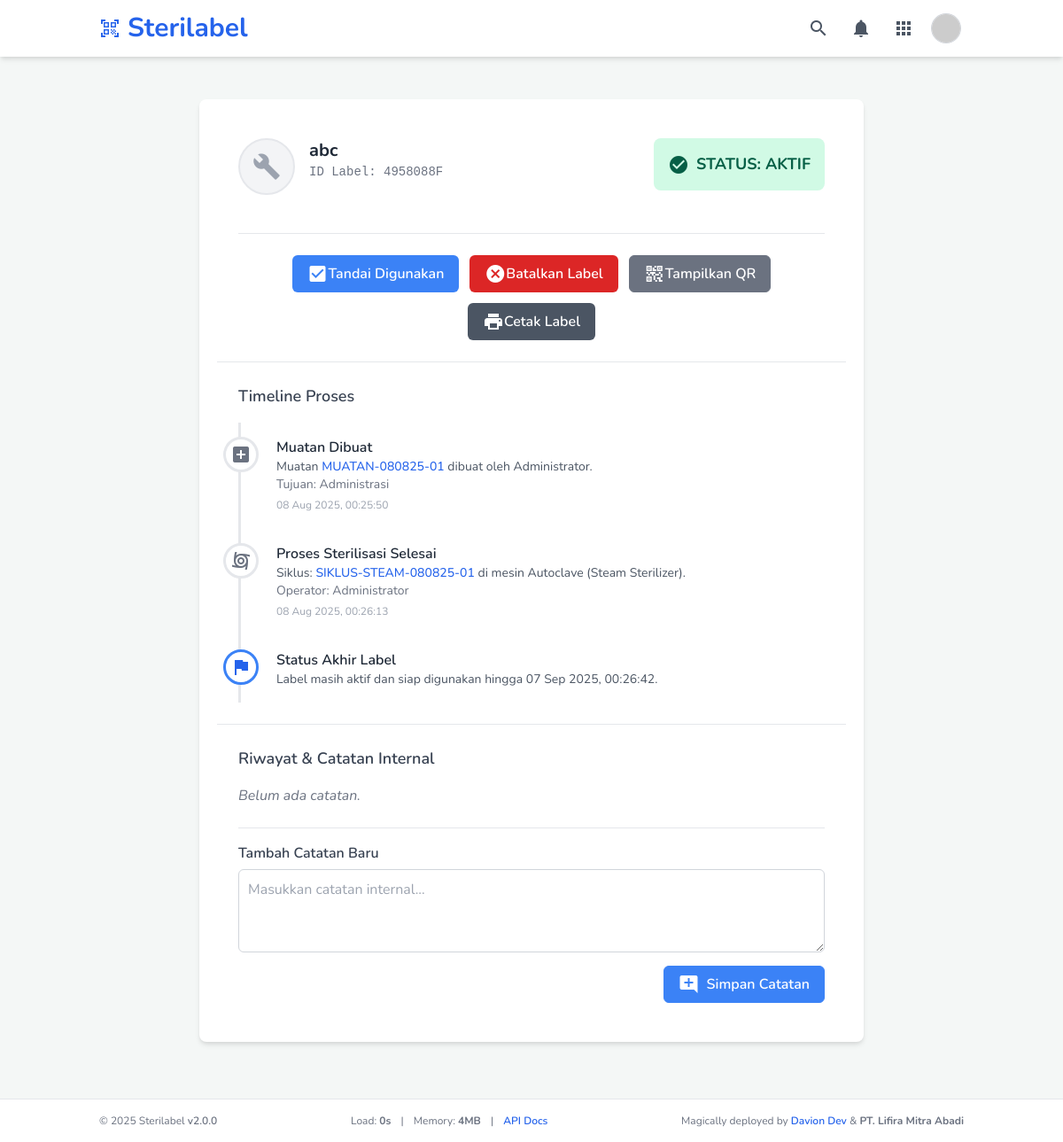
Screenshot of /verify_label.php?uid=4958088F (signed in) with the database file from the repository.
### tables this page shows
CREATE TABLE `sterilization_records` (
  `record_id` int(11) NOT NULL,
  `label_unique_id` varchar(50) NOT NULL,
  `item_id` int(11) NOT NULL,
  `cycle_id` int(11) DEFAULT NULL,
  `load_id` int(11) DEFAULT NULL,
  `destination_department_id` int(11) DEFAULT NULL,
  `load_item_id` int(11) DEFAULT NULL,
  `item_type` enum('instrument','set') NOT NULL,
  `label_title` varchar(255) NOT NULL,
  `created_by_user_id` int(11) DEFAULT NULL,
  `created_at` timestamp NULL DEFAULT current_timestamp(),
  `expiry_date` timestamp NULL DEFAULT NULL,
  `status` varchar(25) NOT NULL,
  `used_at` timestamp NULL DEFAULT NULL COMMENT 'Tanggal dan waktu label ditandai sebagai digunakan',
  `validated_by_user_id` int(11) DEFAULT NULL COMMENT 'ID pengguna yang melakukan validasi (mengubah status dari pending_validation ke active)',
  `validated_at` timestamp NULL DEFAULT NULL COMMENT 'Tanggal dan waktu label divalidasi dan diaktifkan',
  `notes` text DEFAULT NULL,
  `label_items_snapshot` text DEFAULT NULL COMMENT 'JSON snapshot dari item dan kuantitas untuk label ini jika item_type adalah set',
  `print_status` varchar(20) NOT NULL DEFAULT 'pending' COMMENT 'pending, printed',
  `action_ip_address` varchar(45) DEFAULT NULL COMMENT 'IP address from public action',
  `action_user_agent` text DEFAULT NULL COMMENT 'User agent details from public action',
  `usage_proof_filename` varchar(255) DEFAULT NULL,
  `issue_proof_filename` varchar(255) DEFAULT NULL,
  `print_count` int(11) NOT NULL DEFAULT 0 COMMENT 'Menghitung berapa kali label dicetak'
);

CREATE TABLE `sterilization_loads` (
  `load_id` int(11) NOT NULL,
  `load_name` varchar(255) NOT NULL COMMENT 'Nama deskriptif untuk muatan, misal: Autoklaf A - Pagi 25/06',
  `notes` text DEFAULT NULL,
  `created_by_user_id` int(11) DEFAULT NULL,
  `machine_id` int(11) DEFAULT NULL,
  `load_type` enum('Rutin','Cito/Darurat','Jadwal Operasi') NOT NULL DEFAULT 'Rutin' COMMENT 'Jenis muatan untuk klasifikasi',
  `priority` enum('Normal','Tinggi','Urgent') NOT NULL DEFAULT 'Normal' COMMENT 'Prioritas pengerjaan muatan',
  `destination_department_id` int(11) DEFAULT NULL,
  `packaging_type_id` int(11) DEFAULT NULL,
  `cycle_id` int(11) DEFAULT NULL COMMENT 'Diisi saat muatan dijalankan dalam siklus',
  `status` varchar(50) NOT NULL DEFAULT 'persiapan' COMMENT 'persiapan, berjalan, menunggu_validasi, selesai, gagal',
  `created_at` timestamp NULL DEFAULT current_timestamp(),
  `updated_at` timestamp NULL DEFAULT current_timestamp() ON UPDATE current_timestamp()
);

CREATE TABLE `users` (
  `user_id` int(11) NOT NULL,
  `username` varchar(50) NOT NULL,
  `email` varchar(100) DEFAULT NULL,
  `password_hash` varchar(255) NOT NULL,
  `full_name` varchar(100) DEFAULT NULL,
  `role` enum('admin','staff','supervisor') NOT NULL DEFAULT 'staff',
  `created_at` timestamp NULL DEFAULT current_timestamp()
);

CREATE TABLE `departments` (
  `department_id` int(11) NOT NULL,
  `department_name` varchar(100) NOT NULL,
  `is_active` tinyint(1) NOT NULL DEFAULT 1,
  `created_at` timestamp NOT NULL DEFAULT current_timestamp()
);

CREATE TABLE `sterilization_cycles` (
  `cycle_id` int(11) NOT NULL,
  `machine_name` varchar(255) NOT NULL,
  `cycle_number` varchar(100) NOT NULL,
  `cycle_date` datetime NOT NULL,
  `operator_user_id` int(11) DEFAULT NULL,
  `status` varchar(50) NOT NULL DEFAULT 'menunggu_validasi' COMMENT 'completed, failed, menunggu_validasi',
  `notes` text DEFAULT NULL,
  `created_at` timestamp NOT NULL DEFAULT current_timestamp()
);

### verify_label.php (the view, shortened to what this page needs)
<?php
require_once 'header.php';
$labelDetails = null;
$pageErrorMessage = '';
$labelStatusClass = 'bg-gray-100 text-gray-800';
$labelUniqueIdFromGet = trim($_GET['uid'] ?? '');
$conn = connectToDatabase();
if ($conn) {
    $sql = "SELECT
                sr.*, sr.usage_proof_filename, sr.issue_proof_filename,
                creator.full_name as creator_full_name,
                validator.full_name as validator_full_name,
                sc.machine_name, sc.cycle_number, sc.cycle_date, sc.status as cycle_status,
                cycle_operator.full_name as cycle_operator_name,
                sl.load_name, sl.created_at as load_created_at, load_creator.full_name as load_creator_name,
                dest_dept.department_name as destination_department_name,
                i.image_filename
            FROM sterilization_records sr
            LEFT JOIN users creator ON sr.created_by_user_id = creator.user_id
            LEFT JOIN sterilization_loads sl ON sr.load_id = sl.load_id
            LEFT JOIN users load_creator ON sl.created_by_user_id = load_creator.user_id
            LEFT JOIN sterilization_cycles sc ON sl.cycle_id = sc.cycle_id
            LEFT JOIN users cycle_operator ON sc.operator_user_id = cycle_operator.user_id
            LEFT JOIN users validator ON sr.validated_by_user_id = validator.user_id
            LEFT JOIN departments dest_dept ON sl.destination_department_id = dest_dept.department_id
            LEFT JOIN instruments i ON sr.item_type = 'instrument' AND sr.item_id = i.instrument_id
            WHERE sr.label_unique_id = ?";
    if ($stmt = $conn->prepare($sql)) {
        $stmt->bind_param("s", $labelUniqueIdFromGet);
        $stmt->execute();
        $result = $stmt->get_result();
        if ($result && $result->num_rows === 1) {
            $labelDetails = $result->fetch_assoc();
            $statusInfo = getUniversalStatusBadge($labelDetails['status']);
            $labelDetails['status_display'] = $statusInfo['text'];
            $labelStatusClass = $statusInfo['class'];
        } else {
            $pageErrorMessage = "Label dengan ID '" . htmlspecialchars($labelUniqueIdFromGet) . "' tidak ditemukan.";
        }
    } else {
        $pageErrorMessage = "Gagal mempersiapkan query: " . $conn->error;
    }
}
?>
<main class="container mx-auto px-4 sm:px-6 py-8">
    <div class="label-view-wrapper">
        <?php if (!empty($pageErrorMessage)): ?>
            <div class="alert alert-danger" role="alert"><span class="material-icons">error_outline</span><span><?php echo htmlspecialchars($pageErrorMessage); ?></span></div>
        <?php elseif ($labelDetails): ?>
            <div class="card p-0">
                <div class="p-6 border-b">
                    <div class="flex flex-col md:flex-row md:justify-between md:items-start gap-4">
                        <div class="flex items-start gap-4">
                            <div id="itemThumbnail" class="item-thumbnail"
                                data-image-src="<?php
                                ?>"
                                data-item-type="<?php echo htmlspecialchars($labelDetails['item_type']); ?>">
                                <?php
                                $hasImage = !empty($labelDetails['image_filename']) && file_exists('uploads/instruments/' . $labelDetails['image_filename']);
                                if ($labelDetails['item_type'] === 'instrument') {
                                    if ($hasImage) {
                                        echo '<img src="uploads/instruments/' . htmlspecialchars($labelDetails['image_filename']) . '" alt="Gambar Instrumen">';
                                    } else {
                                        echo '<span class="material-icons">build</span>';
                                    }
                                } else {
                                    echo '<span class="material-icons">inventory_2</span>';
                                }
                                ?>
                            </div>
                            <div>
                                <h2 class="text-xl font-bold text-gray-800"><?php echo htmlspecialchars($labelDetails['label_title']); ?></h2>
                                <p class="font-mono text-sm text-gray-500">ID Label: <?php echo htmlspecialchars($labelDetails['label_unique_id']); ?></p>
                            </div>
                        </div>
                        <div class="label-status-banner <?php echo $labelStatusClass; ?> w-full md:w-auto mt-2 md:mt-0">
                            <span class="material-icons"></span>
                            <span>Status: <?php echo htmlspecialchars($labelDetails['status_display']); ?></span>
                        </div>
                    </div>
                    <div class="label-action-container !justify-start !text-left !p-0 !border-0 mt-4">
                        <?php if ($labelDetails['status'] === 'active'): ?>
                            <button type="button" id="openConfirmUsedModalBtn" class="btn bg-blue-500 text-white hover:bg-blue-600"><span class="material-icons">check_box</span>Tandai Digunakan</button>
                            <?php if ($userRole === 'admin' || $userRole === 'supervisor'): ?>
                                <button type="button" id="openVoidModalBtn" class="btn bg-red-600 text-white hover:bg-red-700"><span class="material-icons">cancel</span>Batalkan Label</button>
                            <?php endif; ?>
                        <?php endif; ?>
                        <button type="button" id="showQrBtn" class="btn btn-secondary"><span class="material-icons">qr_code_2</span>Tampilkan QR</button>
                        <?php
                            $isPrintable = in_array($labelDetails['status'], ['active', 'used']);
                            $printBtnClass = $isPrintable ? 'bg-gray-600 text-white hover:bg-gray-700' : 'bg-gray-300 text-gray-500 cursor-not-allowed';
                            $printBtnTitle = $isPrintable ? 'Cetak Ulang Label' : 'Label dengan status ini tidak dapat dicetak';
                        ?>
                        <a href="<?php echo $isPrintable ? 'print_router.php?label_uid=' . htmlspecialchars($labelDetails['label_unique_id']) : '#'; ?>"
                           target="<?php echo $isPrintable ? '_blank' : '_self'; ?>"
                           class="btn <?php echo $printBtnClass; ?>"
                           title="<?php echo $printBtnTitle; ?>"
                           <?php if (!$isPrintable) echo 'onclick="event.preventDefault();"'; ?>>
                           <span class="material-icons">print</span>Cetak Label
                        </a>
                    </div>
                </div>
                <div class="p-6">
                    <h3 class="text-lg font-semibold text-gray-700 mb-4">Timeline Proses</h3>
                    <div class="timeline">
                        <div class="timeline-item">
                            <div class="timeline-icon bg-gray-100"><span class="material-icons text-gray-500">add_box</span></div>
                            <p class="font-semibold text-gray-800">Muatan Dibuat</p>
                            <p class="text-sm text-gray-600">Muatan <a href="load_detail.php?load_id=<?php echo $labelDetails['load_id']; ?>" class="font-medium text-blue-600 hover:underline"><?php echo htmlspecialchars($labelDetails['load_name'] ?? '-'); ?></a> dibuat oleh <?php echo htmlspecialchars($labelDetails['load_creator_name'] ?? 'N/A'); ?>.</p>
                            <p class="text-sm text-gray-500">Tujuan: <?php echo htmlspecialchars($labelDetails['destination_department_name'] ?? 'Stok Umum'); ?></p>
                            <time class="text-xs text-gray-400"><?php echo (new DateTime($labelDetails['load_created_at']))->format('d M Y, H:i:s'); ?></time>
                        </div>
                        <div class="timeline-item">
                            <div class="timeline-icon bg-gray-100"><span class="material-icons text-gray-500">cyclone</span></div>
                            <p class="font-semibold text-gray-800">Proses Sterilisasi Selesai</p>
                            <p class="text-sm text-gray-600">Siklus: <a href="cycle_detail.php?cycle_id=<?php echo $labelDetails['cycle_id']; ?>" class="font-medium text-blue-600 hover:underline"><?php echo htmlspecialchars($labelDetails['cycle_number'] ?? '-'); ?></a> di mesin <?php echo htmlspecialchars($labelDetails['machine_name'] ?? '-'); ?>.</p>
                            <p class="text-sm text-gray-500">Operator: <?php echo htmlspecialchars($labelDetails['cycle_operator_name'] ?? 'N/A'); ?></p>
                            <time class="text-xs text-gray-400"><?php echo (new DateTime($labelDetails['cycle_date']))->format('d M Y, H:i:s'); ?></time>
                        </div>
                        <div class="timeline-item timeline-item-final">
                            <div class="timeline-icon bg-blue-100"><span class="material-icons text-blue-600">flag</span></div>
                            <p class="font-semibold text-gray-800">Status Akhir Label</p>
                            <?php if($labelDetails['status'] === 'used' && !empty($labelDetails['used_at'])): ?>
                                <p class="text-sm text-gray-600">Telah digunakan pada <?php echo (new DateTime($labelDetails['used_at']))->format('d M Y, H:i:s'); ?>.</p>
                                <?php if (!empty($labelDetails['usage_proof_filename']) && file_exists('uploads/usage_proof/' . $labelDetails['usage_proof_filename'])): ?>
                                    <div class="proof-thumbnail-container">
                                        <img src="uploads/usage_proof/<?php echo htmlspecialchars($labelDetails['usage_proof_filename']); ?>" alt="Bukti Penggunaan" class="proof-thumbnail" onclick="showImageModal('uploads/usage_proof/<?php echo htmlspecialchars($labelDetails['usage_proof_filename']); ?>', 'instrument')">
                                    </div>
                                <?php endif; ?>
                            <?php elseif($labelDetails['status'] === 'expired'): ?>
                                <p class="text-sm text-gray-600">Kedaluwarsa pada <?php echo (new DateTime($labelDetails['expiry_date']))->format('d M Y, H:i:s'); ?>.</p>
                            <?php elseif($labelDetails['status'] === 'voided'): ?>
                                <p class="text-sm text-gray-600 font-medium">Dibatalkan secara administratif.</p>
                            <?php else: ?>
                                <p class="text-sm text-gray-600">Label masih aktif dan siap digunakan hingga <?php echo (new DateTime($labelDetails['expiry_date']))->format('d M Y, H:i:s'); ?>.</p>
                            <?php endif; ?>
                        </div>
                    </div>
                </div>
                <div class="p-6 border-t">
                    <h3 class="text-lg font-semibold text-gray-700 mb-4">Riwayat & Catatan Internal</h3>
                    <div class="note-history-container">
                    </div>
                    <?php if (in_array($userRole, ['admin', 'supervisor'])): ?>
                        <form action="php_scripts/label_add_note.php" method="POST" class="mt-6 border-t pt-4">
                            <div>
                                <label for="internal_note" class="form-label font-medium">Tambah Catatan Baru</label>
                                <textarea name="note" id="internal_note" rows="3" class="form-input" placeholder="Masukkan catatan internal..." required></textarea>
                            </div>
                            <div class="text-right mt-2">
                                <button type="submit" class="btn btn-primary"><span class="material-icons mr-2">add_comment</span>Simpan Catatan</button>
                            </div>
                        </form>
                    <?php endif; ?>
                </div>
            </div>
        <?php endif; ?>
    </div>
</main>
<?php require_once 'footer.php'; ?>

### rows the page displays
sterilization_records: label_title "abc", label_unique "4958088F", load.load_name "MUATAN-080825-01", created_by_user.full_name "Administrator", destination_department.department_name "Administrasi", load.created_at "08 Aug 2025, 00:25:50", cycle.cycle_number "SIKLUS-STEAM-080825-01", cycle.machine_name "Autoclave (Steam Sterilizer)", cycle.cycle_date "08 Aug 2025, 00:26:13", expiry_date "07 Sep 2025, 00:26:42"

### other values shown
$appInstanceName "Sterilabel"
$labelDetails['status_display'] "AKTIF"
$appInstanceNameForFooter "Sterilabel"
APP_VERSION "2.0.0"
$memory_usage "4"
